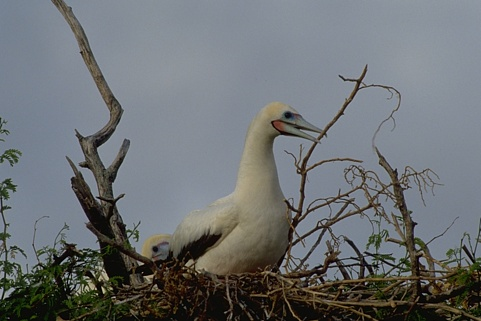
%> input picture Images/im1.jpg, 481 x 321 px
$ octave --eval "result = segment_image(imread('../Images/im1.jpg'));"   (GNU Octave 9; MATLAB toolbox functions it lacks are replaced by stand-ins)
%> lines starting %> are read from the running program, lines starting %| are printed output that depends on the picture
%% This function takes an input image and returns the segmented parts of the image.
%%%How does this function works?
%  Uses the core principle of Edge Canny Detector developed by John F. Canny in 1986.
%  1. Utilize a Gaussian filter to smooth the image, which helps in diminishing noise.
%  2. Compute the image's intensity gradients to highlight regions with potential edges.
%  3. Implement gradient magnitude thresholding to eliminate weak responses to edge detection, ensuring only strong edge features are considered.
%  4. Apply a double threshold technique to identify possible edges by differentiating strong and weak ones.
%  5. Execute edge tracking through hysteresis, confirming edge presence by retaining only strong edges or weak edges connected to strong edges.
%
%  However this method differs from the classic Canny Detector by using Non-Maximum Suppression" and the "Roberts" operator.
%  Introduced in: https://arxiv.org/pdf/1705.02950.pdf
%

%%%References :-Mathworks Image Processing
%               Served as an extra support alongside the development of this project.
%               https://uk.mathworks.com/videos/edge-detection-with-matlab-119353.html
%
%             - Canny Edge Detection 2D: By. Deshan Yang
%               Non-maximum Supression and Hysteresis Thresholding methods were used as support to my function.
%               https://uk.mathworks.com/matlabcentral/fileexchange/38924-canny-edge-detection-2d?s_tid=srchtitle
%
%             -DIGITAL IMAGE PROCESSING Third Edition,
%                Rafael C. Gonzalez
%                Richard E. Woods
%%%
%% This function is derived from the Canny Edge Detection MATLAB function provided by GAGAN.
%% http://www.mathworks.com/matlabcentral/fileexchange/30621-canny-edge-detection
%% Enrique Molero, MSc Artificial Intelligence, King's College London
% Feel free to change sizes of the Standard Deviation and Gaussian Mask,
% there are no perfect parameters, this need to be adjusted depending on
% the image and the score will be measure with other methods.
function [gnh]= segment_image(I)
    ia_gray = im2gray(I);
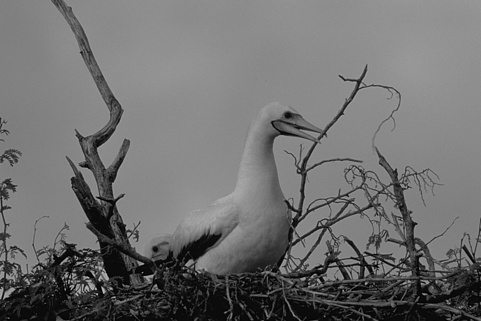
%> ia_gray: size 321x481 uint8; min 0, max 192, mean 111.6
    iag = im2double(ia_gray);
    iag=imadjust(iag);
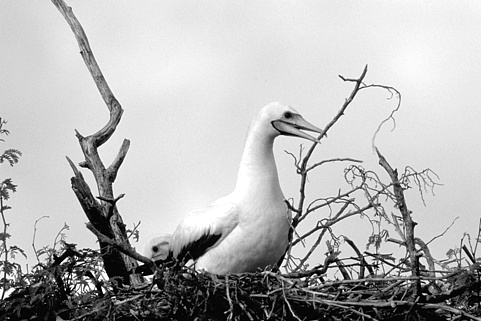
%> iag: size 321x481 double; min 0, max 1, mean 0.716
    sigma= 1.5;
    hsize = ceil(6 * sigma);
    thresh = 0.195;
    dim=size(I);
%> dim = [321 481 3]
    ex1 = imgaussfilt(iag,sigma);
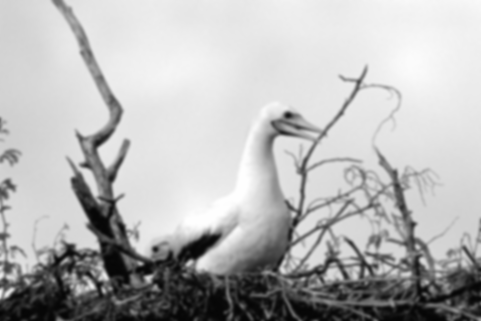
%> ex1: size 321x481 double; min 0.0141, max 1, mean 0.716

    %To get optimal results, the Upper Threshold is set 0.195 and the lower one
    %will be 0.28 * U Threshold, in this case Lower Threshold will be 0.054
    if length(thresh)==1
        lthresh=0.28*thresh;
        uthresh=thresh;
    else
        uthresh=thresh(1);
        lthresh=thresh(2);
    end

    if(uthresh>1.0)
        uthresh=1;
    end

    [x, y] = meshgrid(-3*sigma:1:3*sigma, -3*sigma:1:3*sigma);
    Gx = (-x/(2*pi*sigma^4)) .* exp(-(x.^2 + y.^2)/(2*sigma^2));
    Gy = (-y/(2*pi*sigma^4)) .* exp(-(x.^2 + y.^2)/(2*sigma^2));

    %Generating Gradient Magnitude and Direction using MATLAB imgradient
    % function and with "Roberts" operator

%> (the run ends here)

$ run again, on Images/im10.jpg
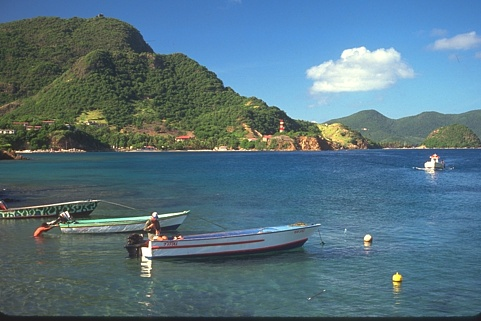
%> input picture Images/im10.jpg, 481 x 321 px
%> in segment_image, `ia_gray = im2gray(I);`:
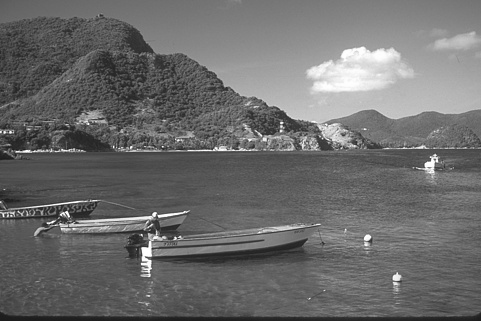
%> ia_gray: size 321x481 uint8; min 25, max 255, mean 108.2
%> in segment_image, `ex1 = imgaussfilt(iag,sigma);`:
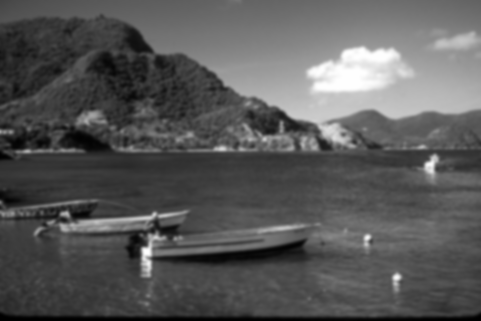
%> ex1: size 321x481 double; min 0, max 1, mean 0.349; mean of the top-left, top-right, bottom-left and bottom-right quarters 0.274, 0.549, 0.256, 0.316

$ run again, on Images/im11.jpg
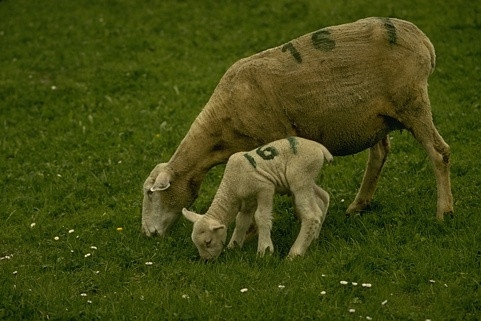
%> input picture Images/im11.jpg, 481 x 321 px
%> in segment_image, `ia_gray = im2gray(I);`:
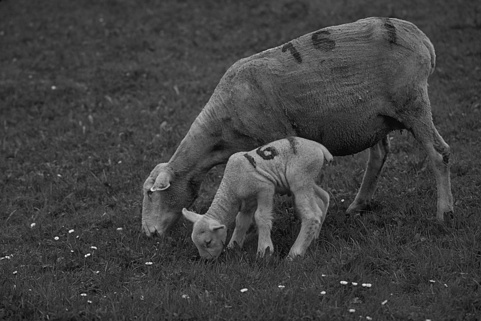
%> ia_gray: size 321x481 uint8; min 4, max 249, mean 64.7
%> in segment_image, `ex1 = imgaussfilt(iag,sigma);`:
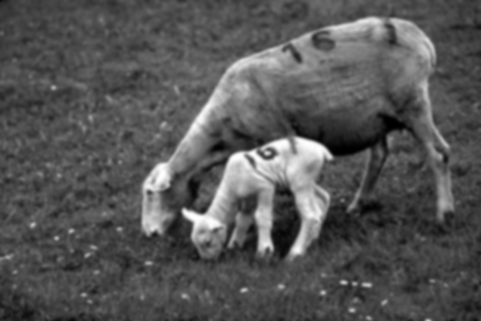
%> ex1: size 321x481 double; min 0, max 1, mean 0.336; mean of the top-left, top-right, bottom-left and bottom-right quarters 0.338, 0.37, 0.327, 0.308

$ run again, on Images/im12.jpg
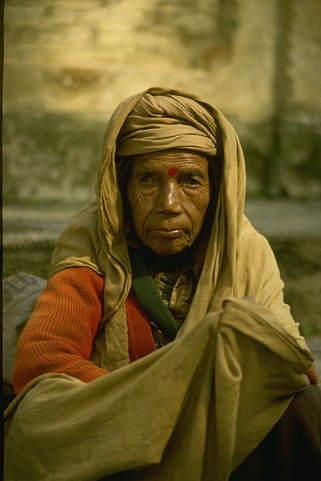
%> input picture Images/im12.jpg, 321 x 481 px
%> in segment_image, `ia_gray = im2gray(I);`:
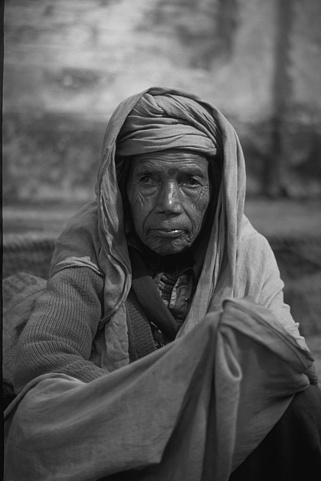
%> ia_gray: size 481x321 uint8; min 4, max 242, mean 89
%> in segment_image, `ex1 = imgaussfilt(iag,sigma);`:
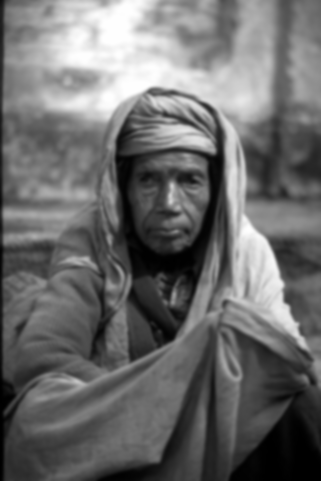
%> ex1: size 481x321 double; min 0, max 1, mean 0.424; mean of the top-left, top-right, bottom-left and bottom-right quarters 0.559, 0.506, 0.316, 0.315
